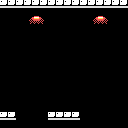

Tiled map render using the project's own tile images. Description and the whole map definition, tile-layer contents included, below:
An orthogonal 16x16 tile map with 8x8 px tiles, 1 tile layer (Tile Layer 1).

<map version="1.0" tiledversion="1.0.2" orientation="orthogonal" renderorder="right-down" width="16" height="16" tilewidth="8" tileheight="8" nextobjectid="1">
 <tileset firstgid="1" name="tiles-inner-ruins" tilewidth="8" tileheight="8" tilecount="256" columns="16">
  <image source="tiles-inner-ruins.png" width="128" height="128" />
 </tileset>
 <layer name="Tile Layer 1" width="16" height="16">
  <data encoding="csv">
150,150,150,150,150,150,150,150,150,150,150,150,150,150,150,150,
1,1,1,1,1,1,1,1,1,1,1,1,1,1,1,1,
1,1,1,17,18,19,1,1,1,1,1,17,18,19,1,1,
1,1,1,1,1,1,1,1,1,1,1,1,1,1,1,1,
1,1,1,1,1,1,1,1,1,1,1,1,1,1,1,1,
1,1,1,1,1,1,1,1,1,1,1,1,1,1,1,1,
1,1,1,1,1,1,1,1,1,1,1,1,1,1,1,1,
1,1,1,1,1,1,1,1,1,1,1,1,1,1,1,1,
1,1,1,1,1,1,1,1,1,1,1,1,1,1,1,1,
1,1,1,1,1,1,1,1,1,1,1,1,1,1,1,1,
1,1,1,1,1,1,1,1,1,1,1,1,1,1,1,1,
1,1,1,1,1,1,1,1,1,1,1,1,1,1,1,1,
1,1,1,1,1,1,1,1,1,1,1,1,1,1,1,1,
1,1,1,1,1,1,1,1,1,1,1,1,1,1,1,1,
150,150,1,1,1,1,150,150,150,150,1,1,1,1,1,1,
1,1,1,1,1,1,1,1,1,1,1,1,1,1,1,1
</data>
 </layer>
</map>
